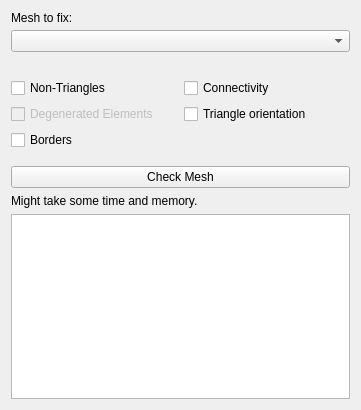
<?xml version="1.0" encoding="UTF-8"?>
<ui version="4.0">
 <class>MeshCheckTabWidget</class>
 <widget class="QWidget" name="MeshCheckTabWidget">
  <property name="geometry">
   <rect>
    <x>0</x>
    <y>0</y>
    <width>361</width>
    <height>410</height>
   </rect>
  </property>
  <property name="windowTitle">
   <string>Form</string>
  </property>
  <layout class="QVBoxLayout" name="verticalLayout">
   <item>
    <layout class="QVBoxLayout" name="verticalLayout_2">
     <property name="spacing">
      <number>5</number>
     </property>
     <property name="rightMargin">
      <number>0</number>
     </property>
     <property name="bottomMargin">
      <number>10</number>
     </property>
     <item>
      <widget class="QLabel" name="labelMesh">
       <property name="text">
        <string>Mesh to fix:</string>
       </property>
      </widget>
     </item>
     <item>
      <widget class="QComboBox" name="comboBoxMesh"/>
     </item>
    </layout>
   </item>
   <item>
    <layout class="QGridLayout" name="gridLayout">
     <property name="topMargin">
      <number>10</number>
     </property>
     <property name="bottomMargin">
      <number>10</number>
     </property>
     <item row="0" column="0">
      <widget class="QCheckBox" name="checkBoxNonTriangles">
       <property name="text">
        <string>Non-Triangles</string>
       </property>
      </widget>
     </item>
     <item row="0" column="1">
      <widget class="QCheckBox" name="checkBoxConnectivity">
       <property name="text">
        <string>Connectivity</string>
       </property>
      </widget>
     </item>
     <item row="1" column="0">
      <widget class="QCheckBox" name="checkBoxDegeneratedElements">
       <property name="enabled">
        <bool>false</bool>
       </property>
       <property name="text">
        <string>Degenerated Elements</string>
       </property>
      </widget>
     </item>
     <item row="1" column="1">
      <widget class="QCheckBox" name="checkBoxOrientation">
       <property name="text">
        <string>Triangle orientation</string>
       </property>
      </widget>
     </item>
     <item row="2" column="0">
      <widget class="QCheckBox" name="checkBoxBorders">
       <property name="text">
        <string>Borders</string>
       </property>
      </widget>
     </item>
    </layout>
   </item>
   <item>
    <widget class="QPushButton" name="buttonCheckMesh">
     <property name="text">
      <string>Check Mesh</string>
     </property>
    </widget>
   </item>
   <item>
    <widget class="QLabel" name="labelOutput">
     <property name="text">
      <string>Might take some time and memory.</string>
     </property>
    </widget>
   </item>
   <item>
    <widget class="QTextBrowser" name="textBrowserOutput"/>
   </item>
  </layout>
 </widget>
 <resources/>
 <connections/>
</ui>
